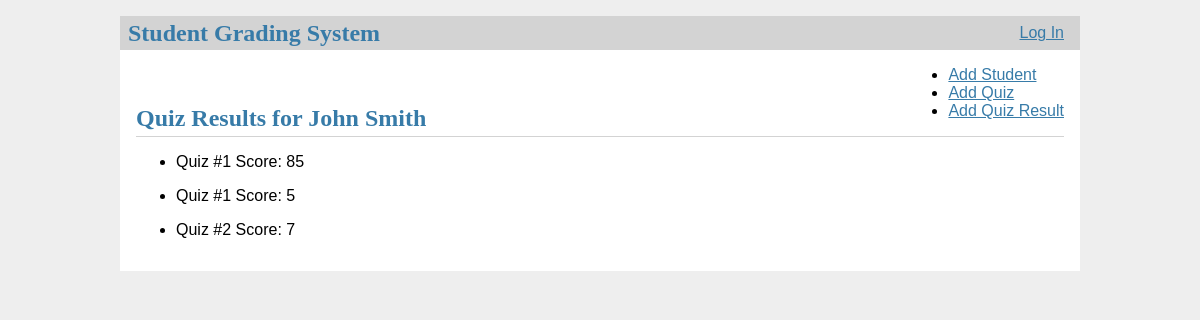
The page /student/1 (signed in) on the database as committed earlier.
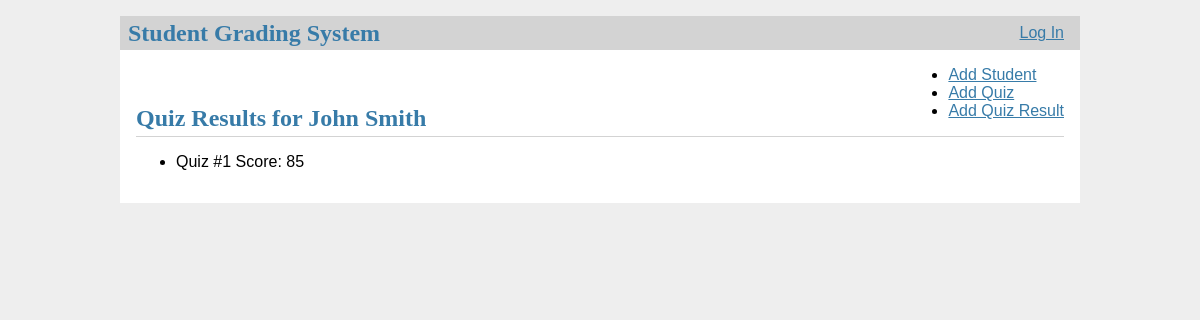
The same page on the database as committed later.
### tables this page shows
CREATE TABLE student_results
(
    student_id INT,
    quiz_id INT,
    quiz_score INT,
    FOREIGN KEY (student_id)
        REFERENCES students(student_id),
    FOREIGN KEY (quiz_id)
        REFERENCES quizzes(quiz_id)
);

### studentreportapp.py (the view)
@app.route('/student/<ID>')
@login_required
def view_quiz_results(ID):
    conn = sqlite3.connect(hw12_db)
    cur = conn.cursor()
    with conn:
        try:
            cur.execute("""
                    SELECT students.student_first_name, students.student_last_name, student_results.quiz_id, student_results.quiz_score
                    FROM students
                    INNER JOIN student_results ON students.student_id = student_results.student_id
                    WHERE students.student_id=?""",ID)
            results = cur.fetchall()
            return render_template('quiz_results.html', quiz_result = results)
        except Error as e:
            flash(e)
            return render_template('quiz_results.html', quiz_result = None)

### studentreportapp.py (called while the page is built)
def login_required(view):
    @functools.wraps(view)
    def wrapped_view(**kwargs):
        if session.get('user_id') is None:
            return redirect('/login')
        return view(**kwargs)
    return wrapped_view

### templates/quiz_results.html
{% extends 'base.html' %}
{% block header %}
  <h1>{% block title %}{% if not quiz_result %}No Quiz Results!{% else %}Quiz Results for {{quiz_result[0][0]}} {{quiz_result[0][1]}}{% endif %}{% endblock %}</h1>
  <ul>
    <li><a href="{{ url_for('add_student') }}">Add Student</a></li>
    <li><a href="{{ url_for('add_quiz') }}">Add Quiz</a></li>
    <li><a href="{{ url_for('add_results')}}">Add Quiz Result</a></li>
  </ul>
{% endblock %}
{% block content %}
  {% if quiz_result == None %}
    No Results
  {% else %}
    {% for item in quiz_result %}
    <ul>
        <li>Quiz #{{item[2]}} Score: {{item[3]}}</li>
    </ul>
    {% endfor %}
   {% endif %}
{% endblock %}

Rows that differ between the two databases and show on the page:
removed student_results: quiz "1", quiz_score "5"
removed student_results: quiz "2", quiz_score "7"
